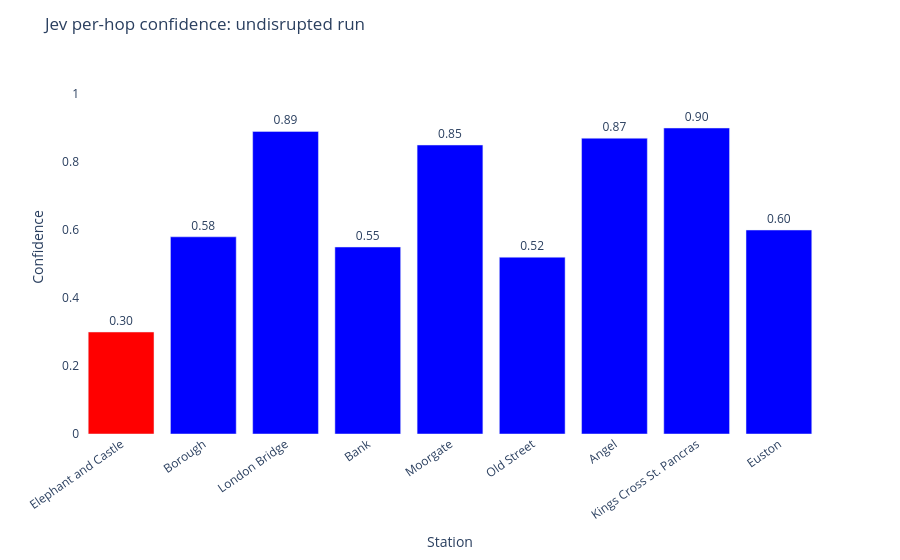

The code cell stored with this chart in its notebook:
### Markdown cell above
### Per-hop confidence: undisrupted run

Jev's confidence at each station along the route. The low score at the branch decision point (Kennington) and at Euston reflects genuine uncertainty at the open-ended moments of the journey. Confidence mid-route, where the path is clear, is consistently higher.

### Code cell
stations_clean = clean_run["path"][1:]
confs_clean    = clean_run["confidences"]

fig1 = go.Figure(go.Bar(
    x=stations_clean,
    y=confs_clean,
    marker_color=["red" if c < 0.50 else "blue" for c in confs_clean],
    text=[f"{c:.2f}" for c in confs_clean],
    textposition="outside",
))
fig1.update_layout(
    title="Jev per-hop confidence: undisrupted run",
    xaxis_title="Station",
    yaxis_title="Confidence",
    yaxis=dict(range=[0, 1.1]),
    plot_bgcolor="white",
    paper_bgcolor="white",
    font=dict(size=12),
    margin=dict(t=60, b=120),
)
fig1.update_xaxes(tickangle=-35)
fig1.show()

### Figure 1 — Plotly figure (JSON) as saved in the notebook; plotly's stock layout.template omitted (floating-point values rounded to 4 significant figures)
{"data": [{"marker": {"color": ["red", "blue", "blue", "blue", "blue", "blue", "blue", "blue", "blue"]}, "text": ["0.30", "0.58", "0.89", "0.55", "0.85", "0.52", "0.87", "0.90", "0.60"], "textposition": "outside", "type": "bar", "x": ["Elephant and Castle", "Borough", "London Bridge", "Bank", "Moorgate", "Old Street", "Angel", "Kings Cross St. Pancras", "Euston"], "y": [0.3, 0.58, 0.89, 0.55, 0.85, 0.52, 0.87, 0.9, 0.6]}], "layout": {"font": {"size": 12}, "margin": {"b": 120, "t": 60}, "paper_bgcolor": "white", "plot_bgcolor": "white", "title": {"text": "Jev per-hop confidence: undisrupted run"}, "xaxis": {"tickangle": -35, "title": {"text": "Station"}}, "yaxis": {"range": [0, 1.1], "title": {"text": "Confidence"}}}}
